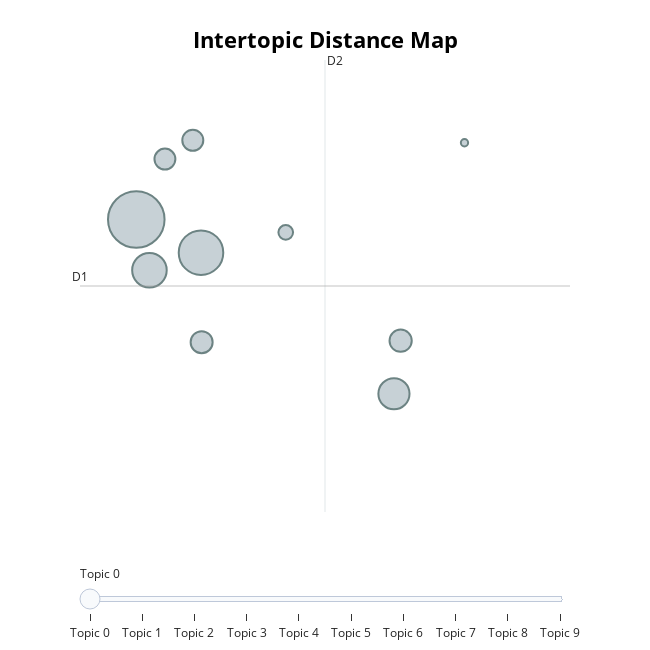

Notebook code for this chart:
### Markdown cell above
## 토픽 클러스터링 시각화

### Code cell
model.visualize_topics(topics=list(range(10)))

### Figure 1 — Plotly figure (JSON) as saved in the notebook; plotly's stock layout.template omitted (floating-point values rounded to 4 significant figures)
{"data": [{"customdata": [[0, "교육 | 학교 | 학생 | 청년 | 제공", 906], [1, "도시 | 시민 | 추진 | 교육 | 청소년", 562], [2, "후보 | 농협 | 선거 | 지방 | 산업", 338], [3, "갯벌 | 해양 | 생물 | 환경 | 자원", 275], [4, "관광 | 세계 | 마을 | 홍어 | 축제", 140], [5, "지방 | 예산 | 소멸 | 인구 | 재단", 137], [6, "안전 | 점검 | 해양 | 학교 | 발생", 125], [7, "인구 | 청년 | 감소 | 코로나 | 수도", 124], [8, "근로자 | 인권 | 일자리 | 고용 | 조사", 61], [9, "장애인 | 체험 | 센터 | 예산 | 설립", 15]], "hovertemplate": "<b>Topic %{customdata[0]}</b><br>%{customdata[1]}<br>Size: %{customdata[2]}", "legendgroup": "", "marker": {"color": "#B0BEC5", "line": {"color": "DarkSlateGrey", "width": 2}, "size": [906, 562, 338, 275, 140, 137, 125, 124, 61, 15], "sizemode": "area", "sizeref": 0.5663, "symbol": "circle"}, "mode": "markers", "name": "", "orientation": "v", "showlegend": false, "type": "scatter", "x": [6.909, 8.1, 7.151, 11.65, 11.78, 8.112, 7.95, 7.436, 9.661, 12.95], "xaxis": "x", "y": [-5.948, -6.27, -6.44, -7.635, -7.123, -7.136, -5.182, -5.364, -6.073, -5.206], "yaxis": "y"}], "layout": {"annotations": [{"showarrow": false, "text": "D1", "x": 5.873, "y": -6.593, "yshift": 10}, {"showarrow": false, "text": "D2", "x": 10.38, "xshift": 10, "y": -4.405}], "height": 650, "hoverlabel": {"bgcolor": "white", "font": {"family": "Rockwell", "size": 16}}, "legend": {"itemsizing": "constant", "tracegroupgap": 0}, "margin": {"t": 60}, "shapes": [{"line": {"color": "#CFD8DC", "width": 2}, "type": "line", "x0": 10.38, "x1": 10.38, "y0": -8.781, "y1": -4.405}, {"line": {"color": "#9E9E9E", "width": 2}, "type": "line", "x0": 5.873, "x1": 14.89, "y0": -6.593, "y1": -6.593}], "sliders": [{"active": 0, "pad": {"t": 50}, "steps": [{"args": [{"marker.color": [["red", "#B0BEC5", "#B0BEC5", "#B0BEC5", "#B0BEC5", "#B0BEC5", "#B0BEC5", "#B0BEC5", "#B0BEC5", "#B0BEC5"]]}], "label": "Topic 0", "method": "update"}, {"args": [{"marker.color": [["#B0BEC5", "red", "#B0BEC5", "#B0BEC5", "#B0BEC5", "#B0BEC5", "#B0BEC5", "#B0BEC5", "#B0BEC5", "#B0BEC5"]]}], "label": "Topic 1", "method": "update"}, {"args": [{"marker.color": [["#B0BEC5", "#B0BEC5", "red", "#B0BEC5", "#B0BEC5", "#B0BEC5", "#B0BEC5", "#B0BEC5", "#B0BEC5", "#B0BEC5"]]}], "label": "Topic 2", "method": "update"}, {"args": [{"marker.color": [["#B0BEC5", "#B0BEC5", "#B0BEC5", "red", "#B0BEC5", "#B0BEC5", "#B0BEC5", "#B0BEC5", "#B0BEC5", "#B0BEC5"]]}], "label": "Topic 3", "method": "update"}, {"args": [{"marker.color": [["#B0BEC5", "#B0BEC5", "#B0BEC5", "#B0BEC5", "red", "#B0BEC5", "#B0BEC5", "#B0BEC5", "#B0BEC5", "#B0BEC5"]]}], "label": "Topic 4", "method": "update"}, {"args": [{"marker.color": [["#B0BEC5", "#B0BEC5", "#B0BEC5", "#B0BEC5", "#B0BEC5", "red", "#B0BEC5", "#B0BEC5", "#B0BEC5", "#B0BEC5"]]}], "label": "Topic 5", "method": "update"}, {"args": [{"marker.color": [["#B0BEC5", "#B0BEC5", "#B0BEC5", "#B0BEC5", "#B0BEC5", "#B0BEC5", "red", "#B0BEC5", "#B0BEC5", "#B0BEC5"]]}], "label": "Topic 6", "method": "update"}, {"args": [{"marker.color": [["#B0BEC5", "#B0BEC5", "#B0BEC5", "#B0BEC5", "#B0BEC5", "#B0BEC5", "#B0BEC5", "red", "#B0BEC5", "#B0BEC5"]]}], "label": "Topic 7", "method": "update"}, {"args": [{"marker.color": [["#B0BEC5", "#B0BEC5", "#B0BEC5", "#B0BEC5", "#B0BEC5", "#B0BEC5", "#B0BEC5", "#B0BEC5", "red", "#B0BEC5"]]}], "label": "Topic 8", "method": "update"}, {"args": [{"marker.color": [["#B0BEC5", "#B0BEC5", "#B0BEC5", "#B0BEC5", "#B0BEC5", "#B0BEC5", "#B0BEC5", "#B0BEC5", "#B0BEC5", "red"]]}], "label": "Topic 9", "method": "update"}]}], "title": {"font": {"color": "Black", "size": 22}, "text": "<b>Intertopic Distance Map</b>", "x": 0.5, "xanchor": "center", "y": 0.95, "yanchor": "top"}, "width": 650, "xaxis": {"anchor": "y", "domain": [0, 1], "range": [5.873, 14.89], "title": {"text": ""}, "visible": false}, "yaxis": {"anchor": "x", "domain": [0, 1], "range": [-8.781, -4.405], "title": {"text": ""}, "visible": false}}}
